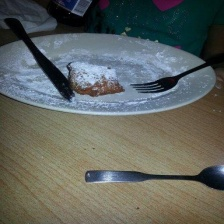
#> input picture sample.jpg, 224 x 224 px, found by its file name
$ python 2d_to_3d.py
#> lines starting #> are read from the running program, lines starting #| are printed output that depends on the picture
import cv2
import numpy as np
import matplotlib.pyplot as plt
from mpl_toolkits.mplot3d import Axes3D

# 이미지 로드
image = cv2.imread('sample.jpg')
#> image is the input picture: shape (224, 224, 3); mean B, G, R 95.2, 100.1, 95.8
if image is None:
    print("이미지를 찾을 수 없습니다.")
    exit()

gray = cv2.cvtColor(image, cv2.COLOR_BGR2GRAY)
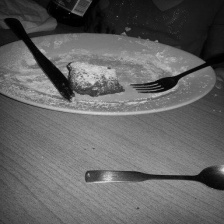
#> gray: shape (224, 224); min 0, max 224, mean 98.2

# 데이터 가공
gray_small = cv2.resize(gray, (100, 100))
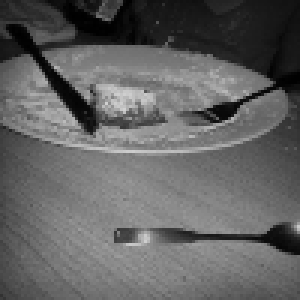
#> gray_small: shape (100, 100) (shown 3 times larger); min 0, max 208, mean 98.2
h, w = gray_small.shape
#> h = 100; w = 100
X, Y = np.meshgrid(np.arange(w), np.arange(h))
Z = gray_small.astype(np.float32)

# 시각화 설정
fig = plt.figure(figsize=(10, 7))
ax = fig.add_subplot(111, projection='3d')

# 포인트 클라우드
ax.scatter(X, Y, Z, c=Z.flatten(), cmap='jet', s=1)
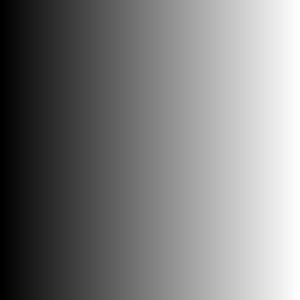
#> X: shape (100, 100) int64 (shown 3 times larger); min 0, max 99, mean 49.5; drawn with min black and max white

ax.set_xlabel('X Axis')
ax.set_ylabel('Y Axis')
ax.set_zlabel('Depth (Z)')
plt.title('Real 3D Point Cloud')
plt.show()
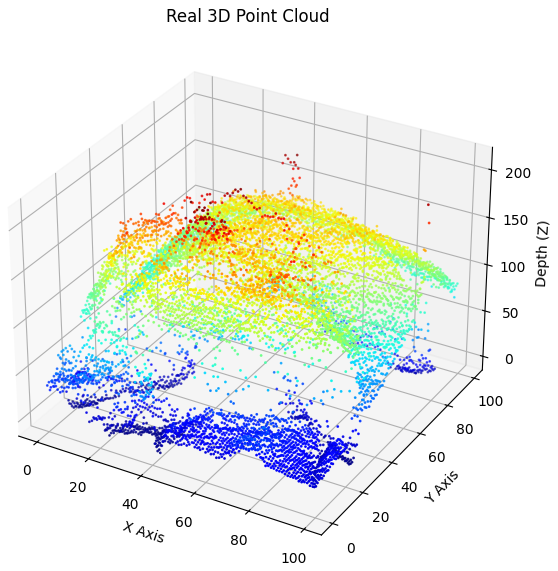
#> figure drawn by matplotlib, 1 panel
